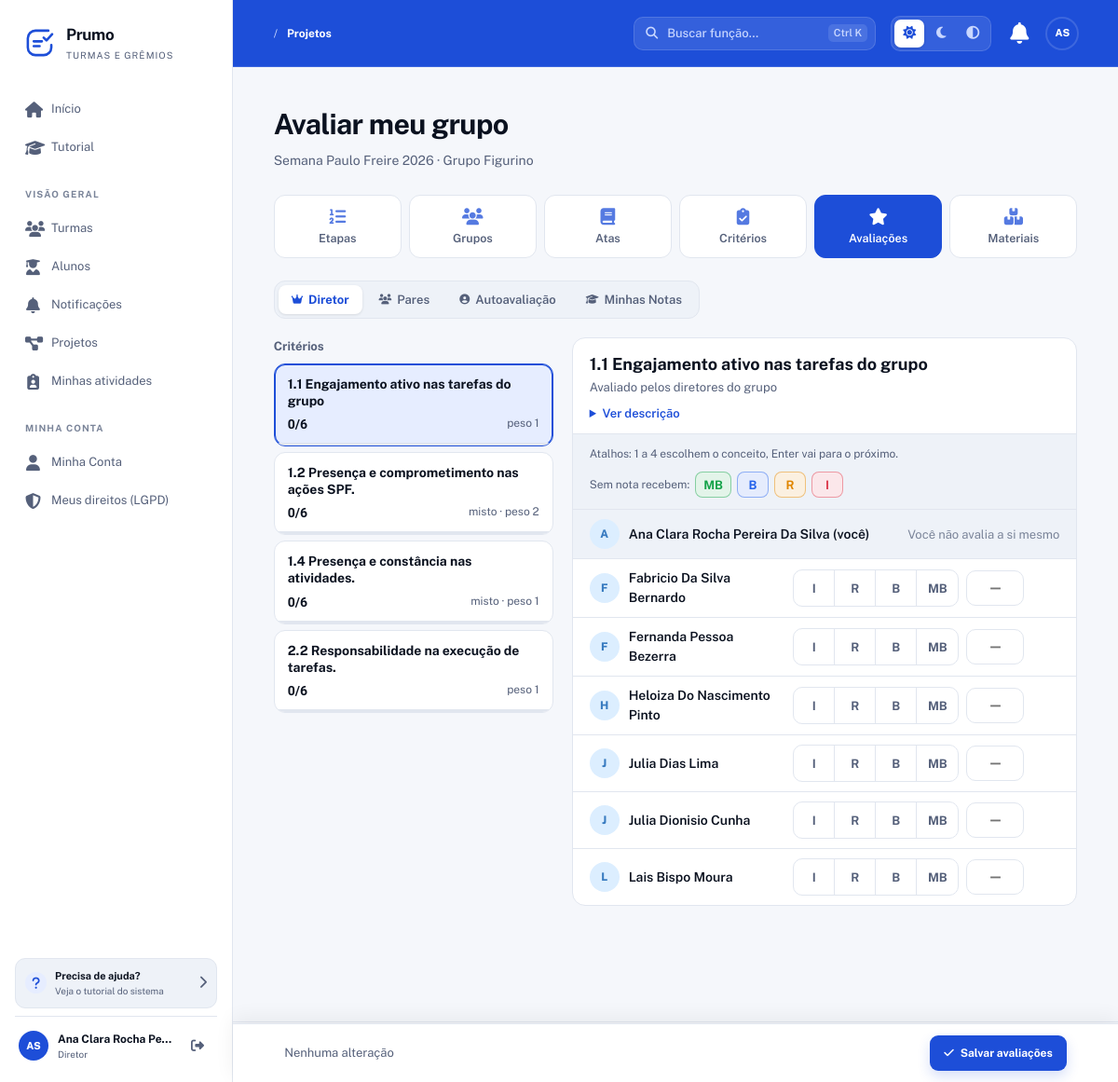
Page /Prumo/projetos/3/avaliacoes/diretor (signed in) on the committed database.
### tables this page shows
CREATE TABLE usuarios (
  id INT AUTO_INCREMENT PRIMARY KEY,
  nome VARCHAR(150) NOT NULL,
  email VARCHAR(150) NOT NULL UNIQUE,
  senha VARCHAR(255) NOT NULL,
  tipo ENUM('aluno','master') NOT NULL DEFAULT 'aluno',
  telefone VARCHAR(20) DEFAULT NULL,
  data_nascimento DATE DEFAULT NULL,
  email_confirmado TINYINT(1) NOT NULL DEFAULT 0,
  email_token VARCHAR(255) DEFAULT NULL,
  email_token_expira DATETIME DEFAULT NULL,
  primeiro_login TINYINT(1) NOT NULL DEFAULT 1,
  ativo TINYINT(1) NOT NULL DEFAULT 1,
  lgpd_aceito TINYINT(1) NOT NULL DEFAULT 0,
  lgpd_data DATETIME DEFAULT NULL,
  ultimo_acesso DATETIME DEFAULT NULL,
  created_at TIMESTAMP DEFAULT CURRENT_TIMESTAMP,
  updated_at TIMESTAMP DEFAULT CURRENT_TIMESTAMP ON UPDATE CURRENT_TIMESTAMP,
  INDEX idx_usuarios_email (email),
  INDEX idx_usuarios_tipo (tipo),
  INDEX idx_usuarios_ativo (ativo)
);

CREATE TABLE projetos (
  id INT AUTO_INCREMENT PRIMARY KEY,
  turma_id INT NOT NULL,
  nome VARCHAR(150) NOT NULL,
  descricao TEXT DEFAULT NULL,
  prazo DATE DEFAULT NULL,
  modo_avaliacao ENUM('etapa','cronograma') DEFAULT 'cronograma',
  encerrado TINYINT(1) DEFAULT 0,
  encerrado_em DATETIME DEFAULT NULL,
  encerrado_por INT DEFAULT NULL,
  created_at TIMESTAMP DEFAULT CURRENT_TIMESTAMP,
  updated_at TIMESTAMP DEFAULT CURRENT_TIMESTAMP ON UPDATE CURRENT_TIMESTAMP,
  FOREIGN KEY (turma_id) REFERENCES turmas(id) ON DELETE CASCADE,
  FOREIGN KEY (encerrado_por) REFERENCES usuarios(id) ON DELETE SET NULL,
  INDEX idx_projetos_turma (turma_id),
  INDEX idx_projetos_encerrado (encerrado)
);

CREATE TABLE grupos (
  id INT AUTO_INCREMENT PRIMARY KEY,
  projeto_id INT NOT NULL,
  nome VARCHAR(150) NOT NULL,
  modo_avaliacao_grupo ENUM('individual','coletiva') DEFAULT 'individual',
  modo_avaliacao_por ENUM('diretor','representante','pares','autoavaliacao','misto') DEFAULT 'diretor',
  created_at TIMESTAMP DEFAULT CURRENT_TIMESTAMP,
  updated_at TIMESTAMP DEFAULT CURRENT_TIMESTAMP ON UPDATE CURRENT_TIMESTAMP,
  FOREIGN KEY (projeto_id) REFERENCES projetos(id) ON DELETE CASCADE,
  INDEX idx_grupos_projeto (projeto_id)
);

CREATE TABLE criterios (
  id INT AUTO_INCREMENT PRIMARY KEY,
  projeto_id INT NOT NULL,
  etapa_id INT DEFAULT NULL,
  nome VARCHAR(200) NOT NULL,
  descricao TEXT DEFAULT NULL,
  peso DECIMAL(5,2) NOT NULL DEFAULT 1.00,
  tipo_avaliacao ENUM('diretor','representante','pares','autoavaliacao','coletiva','misto') NOT NULL DEFAULT 'diretor',
  aplicavel_a ENUM('todos','apenas_diretores','apenas_representantes') DEFAULT 'todos',
  prazo_avaliacao DATETIME DEFAULT NULL,
  obrigatorio TINYINT(1) NOT NULL DEFAULT 0,   
  bloqueado TINYINT(1) DEFAULT 0,
  reaberto_por INT DEFAULT NULL,
  reaberto_em DATETIME DEFAULT NULL,
  created_at TIMESTAMP DEFAULT CURRENT_TIMESTAMP,
  updated_at TIMESTAMP DEFAULT CURRENT_TIMESTAMP ON UPDATE CURRENT_TIMESTAMP,
  FOREIGN KEY (projeto_id) REFERENCES projetos(id) ON DELETE CASCADE,
  FOREIGN KEY (etapa_id) REFERENCES projeto_etapas(id) ON DELETE SET NULL,
  FOREIGN KEY (reaberto_por) REFERENCES usuarios(id) ON DELETE SET NULL,
  INDEX idx_crit_projeto (projeto_id),
  INDEX idx_crit_etapa (etapa_id),
  INDEX idx_crit_tipo (tipo_avaliacao)
);

CREATE TABLE grupo_alunos (
  id INT AUTO_INCREMENT PRIMARY KEY,
  grupo_id INT NOT NULL,
  usuario_id INT NOT NULL,
  entrou_em TIMESTAMP DEFAULT CURRENT_TIMESTAMP,
  saiu_em DATETIME DEFAULT NULL,
  UNIQUE KEY unico_grupo_aluno (grupo_id, usuario_id),
  FOREIGN KEY (grupo_id) REFERENCES grupos(id) ON DELETE CASCADE,
  FOREIGN KEY (usuario_id) REFERENCES usuarios(id) ON DELETE CASCADE,
  INDEX idx_ga_usuario (usuario_id)
);

### app/Views/avaliacoes/index_diretor.php (the view, shortened to what the rows shown need)
<?php
require_once __DIR__ . '/../layouts/header.php';
require_once __DIR__ . '/../layouts/nav.php';
$mapa = [];
$fmt = fn($v) => $v === null || $v === '' ? '' : rtrim(rtrim(number_format((float) $v, 2, '.', ''), '0'), '.');
$grupoNome = '';
foreach ($meusGrupos as $g) if ((int) $g['id'] === (int) $grupoAtual) $grupoNome = $g['nome'];
$avaliaveis = count(array_filter($membros, fn($m) => (int) $m['usuario_id'] !== $meuId));
?>
<section class="hero-section">
    <div>
        <h1>Avaliar meu grupo</h1>
        <p class="hero-subtitle">
            <?= h($projeto['nome']) ?><?= $grupoNome ? ' · Grupo ' . h($grupoNome) : '' ?>
        </p>
    </div>
</section>
<?php require __DIR__ . '/../projetos/_nav.php'; ?>
<?php require __DIR__ . '/_nav.php'; ?>
<?php if (empty($criterios)): ?>
    <div class="lista-vazia">
        <i class="fas fa-crown"></i>
        <span>Não há critérios abertos para os diretores avaliarem agora.</span>
    </div>
<?php else: ?>
<form method="POST" id="form-avaliacao" class="aval-app"
      action="<?= $basePath ?>/projetos/<?= (int) $projeto['id'] ?>/avaliacoes/diretor/salvar"
      data-i-max="<?= (float) $cfg['limite_i_max'] ?>" data-r-max="<?= (float) $cfg['limite_r_max'] ?>"
      data-b-max="<?= (float) $cfg['limite_b_max'] ?>" data-chave="aval-dir-<?= (int) $projeto['id'] ?>-<?= (int) $grupoAtual ?>">
    <aside class="aval-criterios" aria-label="Critérios">
        <h2>Critérios</h2>
        <div class="aval-criterios-lista" role="tablist">
            <?php foreach ($criterios as $i => $c): $cid = (int) $c['id']; ?>
                <button type="button" role="tab" class="aval-crit-btn" id="tab-<?= $cid ?>"
                        data-alvo="<?= $cid ?>" aria-controls="painel-<?= $cid ?>" aria-selected="<?= $i === 0 ? 'true' : 'false' ?>">
                    <span class="aval-crit-nome"><?= h($c['nome']) ?></span>
                    <span class="aval-crit-meta">
                        <span class="aval-progresso" data-progresso="<?= $cid ?>">0/<?= $avaliaveis ?></span>
                        <span><?= $c['tipo_avaliacao'] === 'misto' ? 'misto · ' : '' ?>peso <?= $fmt($c['peso']) ?></span>
                    </span>
                    <span class="aval-barra"><i data-barra="<?= $cid ?>"></i></span>
                </button>
            <?php endforeach; ?>
        </div>
    </aside>
    <div class="aval-area">
        <?php foreach ($criterios as $i => $c): $cid = (int) $c['id']; ?>
            <section class="aval-painel" id="painel-<?= $cid ?>" role="tabpanel" aria-labelledby="tab-<?= $cid ?>"
                     data-criterio="<?= $cid ?>" <?= $i === 0 ? '' : 'hidden' ?>>
                <header class="aval-painel-topo">
                    <h2><?= h($c['nome']) ?></h2>
                    <p>
                        <?= $c['tipo_avaliacao'] === 'misto' ? 'Misto: sua nota vale metade, a outra metade é do representante' : 'Avaliado pelos diretores do grupo' ?>
                    </p>
                    <?php if (!empty($c['descricao'])): ?>
                        <details class="aval-descricao"><summary>Ver descrição</summary><p><?= nl2br(h($c['descricao'])) ?></p></details>
                    <?php endif; ?>
                </header>
                <div class="aval-ferramentas">
                    <span class="aval-dica">Atalhos: 1 a 4 escolhem o conceito, Enter vai para o próximo.</span>
                    <div class="aval-preencher" role="group" aria-label="Preencher quem está sem nota">
                        <span>Sem nota recebem:</span>
                        <?php foreach (['MB', 'B', 'R', 'I'] as $op): ?>
                            <button type="button" class="conceito-chip c-<?= strtolower($op) ?>" data-preencher="<?= $op ?>"><?= $op ?></button>
                        <?php endforeach; ?>
                    </div>
                </div>
                <ul class="aval-lista">
                    <?php foreach ($membros as $m):
                        $aid   = (int) $m['usuario_id'];
                        $souEu = $aid === $meuId;
                        $reg   = $mapa[$cid][$aid] ?? null;
                        $val   = $reg ? $fmt($reg['valor_numerico']) : '';
                        $nome  = "aval[{$cid}][{$aid}]";
                    ?>
                        <li class="aval-linha<?= $souEu ? ' sou-eu' : '' ?>" data-nome="<?= h(mb_strtolower($m['nome'])) ?>">
                            <span class="aval-aluno">
                                <span class="avatar avatar-blue" aria-hidden="true"><?= h(mb_strtoupper(mb_substr($m['nome'], 0, 1))) ?></span>
                                <span>
                                    <strong><?= h($m['nome']) ?><?= $souEu ? ' (você)' : '' ?></strong>
                                </span>
                            </span>
                            <?php if ($souEu): ?>
                                <span class="txt-mudo">Você não avalia a si mesmo</span>
                            <?php else: ?>
                                <span class="aval-nota" data-celula>
                                    <span class="conceito-grupo" role="radiogroup" aria-label="Conceito de <?= h($m['nome']) ?>">
                                        <?php foreach (['I', 'R', 'B', 'MB'] as $op): ?>
                                            <label class="conceito-op c-<?= strtolower($op) ?>">
                                                <span><?= $op ?></span>
                                            </label>
                                        <?php endforeach; ?>
                                    </span>
                                    <input type="text" inputmode="decimal" class="aval-valor" name="<?= $nome ?>[valor]"
                                           value="<?= h($val) ?>" placeholder="—" maxlength="6" aria-label="Valor de 0 a 100 de <?= h($m['nome']) ?>">
                                </span>
                            <?php endif; ?>
                        </li>
                    <?php endforeach; ?>
                </ul>
            </section>
        <?php endforeach; ?>
    </div>
</form>
<?php endif; ?>
<?php require_once __DIR__ . '/../layouts/footer.php'; ?>

### app/Views/layouts/nav.php (shortened to what the rows shown need)
<?php
require_once __DIR__ . '/../../Helpers/menuHelper.php';
$basePath  = App::getBasePath();
$logado    = !empty($_SESSION['usuario']);
$usuario   = $_SESSION['usuario'] ?? null;
$iniciais = '?';
if ($usuario) {
    $partes = preg_split('/\s+/', trim($usuario['nome'] ?? ''));
    $ini    = strtoupper(substr($partes[0] ?? '', 0, 1));
    if (count($partes) > 1) {
        $ini .= strtoupper(substr(end($partes), 0, 1));
    }
    $iniciais = $ini ?: '?';
}
$papelExibido = '';
if ($usuario) {
    if (($usuario['tipo'] ?? '') === 'master') {
        $papelExibido = 'Master';
    } else {
        try {
            $pdoNav = Database::getConnection();
            $stNav = $pdoNav->prepare("SELECT 1 FROM turma_usuarios WHERE usuario_id = ? AND papel = 'representante' AND ativo = 1 LIMIT 1");
            $stNav->execute([(int) $usuario['id']]);
            if ($stNav->fetchColumn()) {
                $papelExibido = 'Representante';
            } else {
                $stNav = $pdoNav->prepare("SELECT 1 FROM grupo_diretores WHERE usuario_id = ? AND ativo = 1 LIMIT 1");
                $stNav->execute([(int) $usuario['id']]);
                $papelExibido = $stNav->fetchColumn() ? 'Diretor' : 'Aluno';
            }
        } catch (\Throwable $e) {
            $papelExibido = 'Aluno';
        }
    }
}
?>
<div class="app-shell">
    <aside class="sidebar" id="sidebar" aria-label="Navegação principal">
        <?php if ($logado): ?>
            <div class="sidebar-bottom">
                <a class="help-card" href="<?= $basePath ?>/tutorial">
                    <span class="help-icon"><i class="fas fa-question"></i></span>
                    <span>
                        <strong>Precisa de ajuda?</strong>
                        <small>Veja o tutorial do sistema</small>
                    </span>
                    <span><i class="fas fa-chevron-right"></i></span>
                </a>
                <div class="profile-mini">
                    <a class="avatar avatar-indigo" href="<?= $basePath ?>/user" title="Minha Conta">
                        <?= h($iniciais) ?>
                    </a>
                    <div>
                        <strong><?= h($usuario['nome']) ?></strong>
                        <small><?= h($papelExibido) ?></small>
                    </div>
                    <a class="logout-btn"
                       href="<?= $basePath ?>/logout"
                       title="Sair"
                       onclick="return confirm('Deseja realmente sair do sistema?')">
                        <i class="fas fa-right-from-bracket"></i>
                    </a>
                </div>
            </div>
        <?php endif; ?>
    </aside>
    <div class="main-content">
        <header class="topbar">
            <div class="topbar-actions">
                <?php if ($logado): ?>
                    <a class="icon-button notification-button"
                       href="<?= $basePath ?>/notificacoes"
                       title="Notificações">
                        <i class="fas fa-bell"></i>
                    </a>
                    <div class="user-menu" id="user-menu">
                        <button type="button"
                                class="avatar avatar-indigo"
                                id="user-menu-toggle"
                                title="Menu da conta"
                                aria-haspopup="true"
                                aria-expanded="false">
                            <?= h($iniciais) ?>
                        </button>
                    </div>
                <?php endif; ?>
            </div>
        </header>
        <div class="page-wrap">

### app/Views/avaliacoes/_nav.php (shortened to what the rows shown need)
<?php
require_once __DIR__ . '/../../Config/database.php';
$u = $_SESSION['usuario'] ?? null;
$projetoId = (int) ($projeto['id'] ?? 0);
$isDiretor = false;
if ($projetoId) {
    $pdo  = Database::getConnection();
    $stmt = $pdo->prepare("
        SELECT 1
        FROM grupo_diretores gd
        INNER JOIN grupos g ON g.id = gd.grupo_id
        WHERE g.projeto_id = ? AND gd.usuario_id = ? AND gd.ativo = 1
        LIMIT 1
    ");
    $stmt->execute([$projetoId, (int) $u['id']]);
    $isDiretor = (bool) $stmt->fetchColumn();
}
$chaves = [];
if ($isDiretor) {
    $chaves[] = 'dir';
}
$chaves[] = 'par';
$chaves[] = 'auto';
$chaves[] = 'minhas';
$todas = [
    'geral'  => ['url' => "/projetos/{$projetoId}/avaliacoes/geral",         'label' => 'A fazer',       'icon' => 'fas fa-list-check'],
    'rep'    => ['url' => "/projetos/{$projetoId}/avaliacoes/representante", 'label' => 'Representante', 'icon' => 'fas fa-user-tie'],
    'dir'    => ['url' => "/projetos/{$projetoId}/avaliacoes/diretor",       'label' => 'Diretor',       'icon' => 'fas fa-crown'],
    'par'    => ['url' => "/projetos/{$projetoId}/avaliacoes/pares",         'label' => 'Pares',         'icon' => 'fas fa-users'],
    'auto'   => ['url' => "/projetos/{$projetoId}/avaliacoes/auto",          'label' => 'Autoavaliação', 'icon' => 'fas fa-user-circle'],
    'col'    => ['url' => "/projetos/{$projetoId}/avaliacoes/coletiva",      'label' => 'Coletiva',      'icon' => 'fas fa-users-rectangle'],
    'minhas' => ['url' => "/projetos/{$projetoId}/avaliacoes/minhas",        'label' => 'Minhas Notas',  'icon' => 'fas fa-graduation-cap'],
];
$uri   = $_SERVER['REQUEST_URI'] ?? '';
$secao = $chaves[0] ?? 'minhas';
if (strpos($uri, '/diretor')       !== false) $secao = 'dir';
?>
<nav class="aval-nav">
    <?php foreach ($chaves as $chave): ?>
        <?php $aba = $todas[$chave] ?? null; if (!$aba) continue; ?>
        <?php if ($chave === $secao): ?>
            <strong><i class="<?= h($aba['icon']) ?>"></i> <?= h($aba['label']) ?></strong>
        <?php else: ?>
            <a href="<?= $basePath . $aba['url'] ?>"><i class="<?= h($aba['icon']) ?>"></i> <?= h($aba['label']) ?></a>
        <?php endif; ?>
    <?php endforeach; ?>
</nav>

### rows in the picture
usuarios: nome "AS", nome "Ana Clara Rocha Pe…"
projetos: nome "Semana Paulo Freire 2026", id "Diretor", id "Pares", id "Autoavaliação", id "Minhas Notas"
grupos: nome "Figurino"
criterios: nome "1.1 Engajamento ativo nas tarefas do grupo", peso "1", tipo_avaliacao "Avaliado pelos diretores do grupo", op "MB", op "B", op "R", op "I"
criterios: nome "1.2 Presença e comprometimento nas ações SPF.", tipo_avaliacao "misto ·", peso "2"
criterios: nome "1.4 Presença e constância nas atividades.", tipo_avaliacao "misto ·", peso "1"
criterios: nome "2.2 Responsabilidade na execução de tarefas.", peso "1"
grupo_alunos: usuario.nome "A", usuario.nome "Ana Clara Rocha Pereira Da Silva", shows "(você)", shows "Você não avalia a si mesmo"
grupo_alunos: usuario.nome "F", usuario.nome "Fabricio Da Silva Bernardo", op "I", op "R", op "B", op "MB"
grupo_alunos: usuario.nome "F", usuario.nome "Fernanda Pessoa Bezerra", op "I", op "R", op "B", op "MB"
grupo_alunos: usuario.nome "H", usuario.nome "Heloiza Do Nascimento Pinto", op "I", op "R", op "B", op "MB"
grupo_alunos: usuario.nome "J", usuario.nome "Julia Dias Lima", op "I", op "R", op "B", op "MB"
grupo_alunos: usuario.nome "J", usuario.nome "Julia Dionisio Cunha", op "I", op "R", op "B", op "MB"
grupo_alunos: usuario.nome "L", usuario.nome "Lais Bispo Moura", op "I", op "R", op "B", op "MB"

### other values in the picture
$appName "Prumo"
$label "Início"
$label "Tutorial"
$secao "VISÃO GERAL"
$label "Turmas"
$label "Alunos"
$label "Notificações"
$label "Projetos"
$label "Minhas atividades"
$secao "MINHA CONTA"
$label "Minha Conta"
$label "Meus direitos (LGPD)"
$papelExibido "Diretor"
$breadcrumb "Projetos"
$aba['label'] "Etapas"
